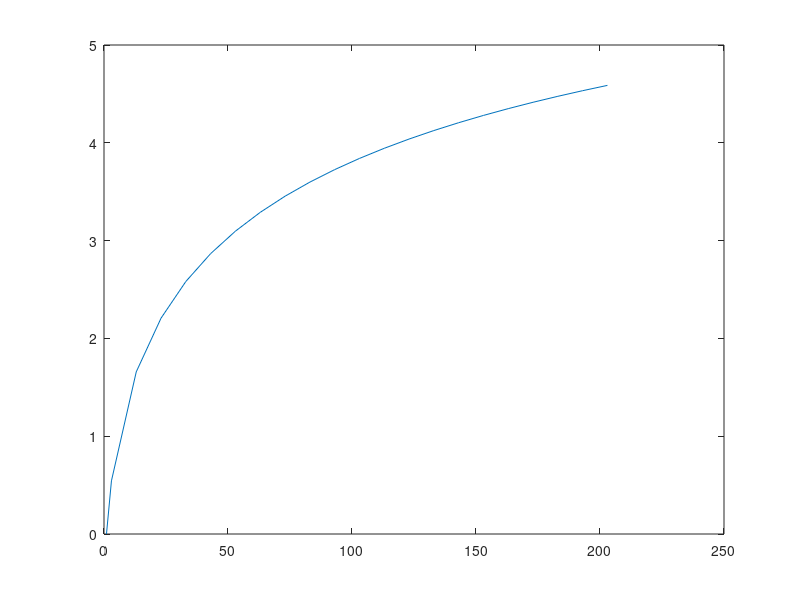

This chart was generated by the following MATLAB code:
NN=1:5:101;
N=2*NN+1;
w=zeros(1,length(NN));
for k=1:length(NN)
theta=pi/2-asin(2*(-NN(k):NN(k))/N(k));
phi=4*pi*(-NN(k):NN(k))/(1+sqrt(5));
x=sin(theta).*cos(phi);
y=sin(theta).*sin(phi);
z=cos(theta);
u=zeros(1,N(k)*(N(k)-1)/2);
o=1;
for i=1:N(k)
    for j=i+1:N(k)
        a1=[x(i), y(i), z(i)];
        a2=[x(j), y(j), z(j)];
        u(o)=norm(a1-a2);
        o=o+1;
    end
end

H=1./u+1/2*log(u)-1/2*log(2+u);
H=sum(H);
fr=0.05;
D=100*10^-12;
r0=20*10^-6;
rr=10*10^-6;
sig=2*sqrt(fr/N(k));
C0i=pi/(N(k)*sig)*(1+sig/pi*log(sig/2)+sig/pi*(log(4)-3/2+4/N(k)*H));
C0=1/C0i;
w(k)=D*C0/(rr*(1-C0));
end
sig1=2*sqrt(fr);
C0i_2=pi/sig1*(1+sig1/pi*(log(sig1)-3/2+log(2))-sig1^2/pi^2*((pi^2+21)/36));
C02=1/C0i_2;
w1=D*C02/(rr*(1-C02));
kd=0.8;

w=[w1,w];
gamma=(w*rr+D)/(D*rr);
zeta=gamma.^2*D-kd;

y=w*zeta(1).*(gamma-sqrt(kd/D))./(w(1)*zeta.*(gamma(1)-sqrt(kd./D)))-1;
N=[1,N];
plot(N,y);
hold on
% N=[1,N];
% plot(N,w*10^6);
% hold on